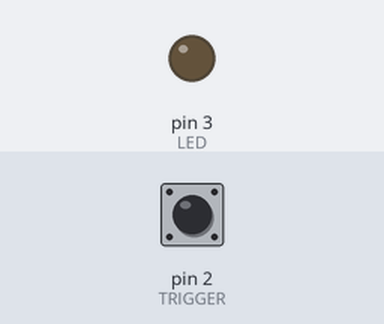
The sketch below on a simulated Arduino Uno, built with avr-gcc and run on an emulated ATmega328P. Shown: output pins drawn as LEDs (lit = HIGH). Dashed ring = blinking. The inputs (shaded band) are chosen by the test bench; at power-on: pin 2 (TRIGGER) HIGH.

Above: at 1.2 s.
1.3 s: pin 2 (TRIGGER) pulsed LOW 5 times (0.12 s each, 0.3 s apart)
At 1.86 s:
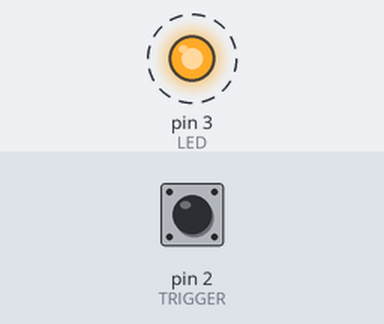
Timing chart, 0 to 4.6 s (numbered marks = the images above; inputs shaded):
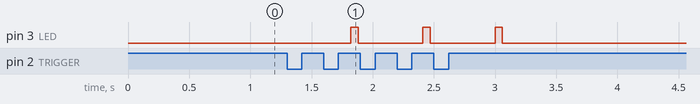

The sketch:

PreLab1.ino
```cpp
/*
 * 18220 PreLab 1
 */

const int LED = 3;
const int TRIGGER =2;
int trigState = 0;

void setup() {
  // put your setup code here, to run once:
  pinMode(LED, OUTPUT);
  pinMode(TRIGGER, INPUT);
  Serial.begin(9600);

}

void loop() {
  // put your main code here, to run repeatedly:
  trigState =  digitalRead(TRIGGER);
  if ( trigState == LOW) {
    delay(500);
    trigState =  digitalRead(TRIGGER);
    if (trigState == HIGH){
      digitalWrite(LED, HIGH);
      delay(60);
      digitalWrite(LED,LOW);
      }
  }
  delay(30);
}
```

Measured:
- after the input at 1.3 s, pin 3 (LED): alternates HIGH for 0.06 s and LOW for 0.53 s, 6 changes in all, then stays LOW, starting after 0.52 s
